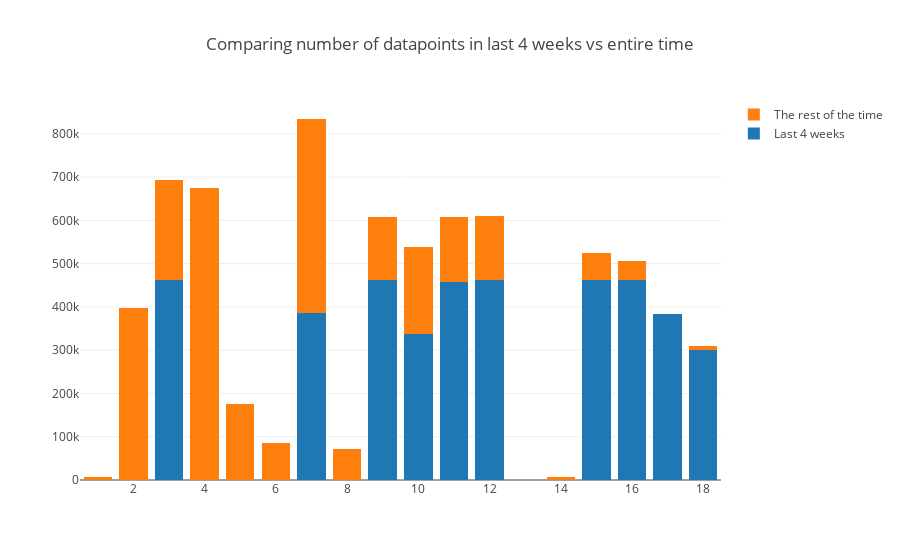

The notebook cell saved with this chart:
### Markdown cell above
Plotting combined barchart - entire number of datapoints vs number of datapoints in last 4 weeks.

### Code cell
trace1 = go.Bar(
            x=device_numbers,
            y=ping_counts_dec,
            name='Last 4 weeks',
    )
trace2 = go.Bar(
            x=device_numbers,
            y=[a - b for a, b in zip(ping_counts, ping_counts_dec)],
            name='The rest of the time',
    
    )
data = [trace1, trace2]
layout = go.Layout(
        barmode='stack',
        title="Comparing number of datapoints in last 4 weeks vs entire time"
    )

fig = go.Figure(data=data, layout=layout)
iplot(fig)

### Figure 1 — Plotly figure (JSON) as saved in the notebook; plotly's stock layout.template omitted (floating-point values rounded to 4 significant figures)
{"data": [{"name": "Last 4 weeks", "type": "bar", "x": [1, 2, 3, 4, 5, 6, 7, 8, 9, 10, 11, 12, 13, 14, 15, 16, 17, 18], "y": [0, 0, 461367, 0, 0, 0, 385908, 0, 461366, 336473, 458301, 461366, 0, 0, 461366, 461366, 383677, 300554]}, {"name": "The rest of the time", "type": "bar", "x": [1, 2, 3, 4, 5, 6, 7, 8, 9, 10, 11, 12, 13, 14, 15, 16, 17, 18], "y": [7025, 397617, 231962, 674108, 175987, 84990, 448284, 72282, 146080, 202841, 149089, 148808, 285, 6905, 64059, 45494, 5, 8819]}], "layout": {"barmode": "stack", "title": "Comparing number of datapoints in last 4 weeks vs entire time"}}
